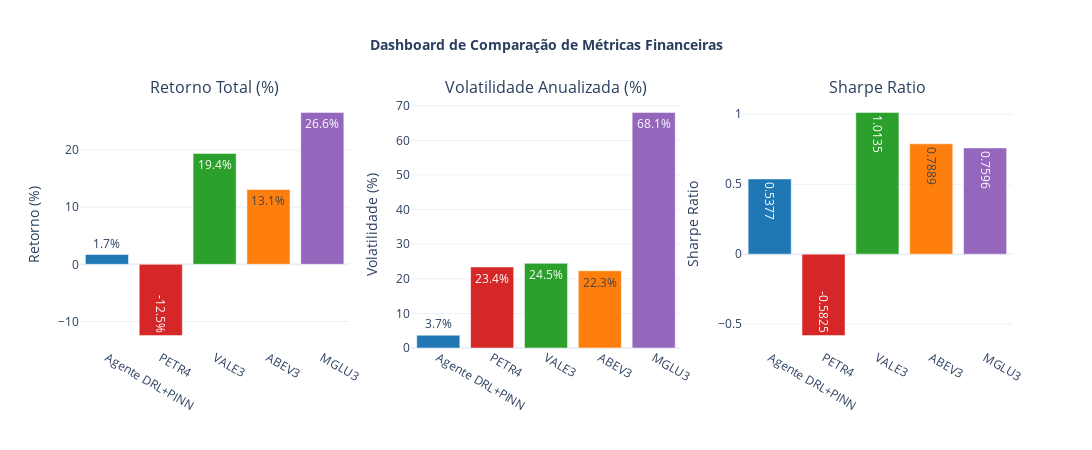

Notebook cell for this chart:
### Markdown cell above
### 9.2 Dashboard de Métricas Comparativas (Plotly)

### Code cell
# Dashboard com 3 Métricas Principais
from plotly.subplots import make_subplots

# Extrair valores numéricos para os gráficos
ativos = list(df_benchmark_comparison.index)
retornos = [float(str(v).rstrip('%')) for v in df_benchmark_comparison['Retorno Total']]
vols = [float(str(v).rstrip('%')) for v in df_benchmark_comparison['Volatilidade']]
sharpes = [float(v) for v in df_benchmark_comparison['Sharpe Ratio']]

colors_bar = [COLOR_PALETTE['agent']] + colors_bench

fig = make_subplots(
    rows=1, cols=3,
    subplot_titles=("Retorno Total (%)", "Volatilidade Anualizada (%)", "Sharpe Ratio"),
    specs=[[{}, {}, {}]]
)

# Retorno Total
fig.add_trace(
    go.Bar(x=ativos, y=retornos, name='Retorno Total', marker_color=colors_bar,
           text=[f'{v:.1f}%' for v in retornos], textposition='auto',
           hovertemplate='<b>%{x}</b><br>Retorno: %{y:.2f}%<extra></extra>'),
    row=1, col=1
)

# Volatilidade
fig.add_trace(
    go.Bar(x=ativos, y=vols, name='Volatilidade', marker_color=colors_bar,
           text=[f'{v:.1f}%' for v in vols], textposition='auto',
           hovertemplate='<b>%{x}</b><br>Volatilidade: %{y:.2f}%<extra></extra>'),
    row=1, col=2
)

# Sharpe Ratio
fig.add_trace(
    go.Bar(x=ativos, y=sharpes, name='Sharpe Ratio', marker_color=colors_bar,
           text=[f'{v:.4f}' for v in sharpes], textposition='auto',
           hovertemplate='<b>%{x}</b><br>Sharpe: %{y:.4f}<extra></extra>'),
    row=1, col=3
)

fig.update_xaxes(title_text="", row=1, col=1)
fig.update_xaxes(title_text="", row=1, col=2)
fig.update_xaxes(title_text="", row=1, col=3)
fig.update_yaxes(title_text="Retorno (%)", row=1, col=1)
fig.update_yaxes(title_text="Volatilidade (%)", row=1, col=2)
fig.update_yaxes(title_text="Sharpe Ratio", row=1, col=3)

fig.update_layout(
    title=dict(
        text="<b>Dashboard de Comparação de Métricas Financeiras</b>",
        x=0.5, xanchor='center', font=dict(size=14)
    ),
    template=PLOTLY_TEMPLATE,
    height=450,
    width=1400,
    showlegend=False,
    hovermode='closest'
)

fig.show()

### Figure 1 — Plotly figure (JSON) as saved in the notebook; plotly's stock layout.template omitted (floating-point values rounded to 4 significant figures)
{"data": [{"hovertemplate": "<b>%{x}</b><br>Retorno: %{y:.2f}%<extra></extra>", "marker": {"color": ["#1f77b4", "#d62728", "#2ca02c", "#ff7f0e", "#9467bd"]}, "name": "Retorno Total", "text": ["1.7%", "-12.5%", "19.4%", "13.1%", "26.6%"], "textposition": "auto", "type": "bar", "x": ["Agente DRL+PINN", "PETR4", "VALE3", "ABEV3", "MGLU3"], "xaxis": "x", "y": [1.71, -12.48, 19.41, 13.1, 26.59], "yaxis": "y"}, {"hovertemplate": "<b>%{x}</b><br>Volatilidade: %{y:.2f}%<extra></extra>", "marker": {"color": ["#1f77b4", "#d62728", "#2ca02c", "#ff7f0e", "#9467bd"]}, "name": "Volatilidade", "text": ["3.7%", "23.4%", "24.5%", "22.3%", "68.1%"], "textposition": "auto", "type": "bar", "x": ["Agente DRL+PINN", "PETR4", "VALE3", "ABEV3", "MGLU3"], "xaxis": "x2", "y": [3.7, 23.42, 24.47, 22.33, 68.08], "yaxis": "y2"}, {"hovertemplate": "<b>%{x}</b><br>Sharpe: %{y:.4f}<extra></extra>", "marker": {"color": ["#1f77b4", "#d62728", "#2ca02c", "#ff7f0e", "#9467bd"]}, "name": "Sharpe Ratio", "text": ["0.5377", "-0.5825", "1.0135", "0.7889", "0.7596"], "textposition": "auto", "type": "bar", "x": ["Agente DRL+PINN", "PETR4", "VALE3", "ABEV3", "MGLU3"], "xaxis": "x3", "y": [0.5377, -0.5825, 1.014, 0.7889, 0.7596], "yaxis": "y3"}], "layout": {"annotations": [{"font": {"size": 16}, "showarrow": false, "text": "Retorno Total (%)", "x": 0.1444, "xanchor": "center", "xref": "paper", "y": 1, "yanchor": "bottom", "yref": "paper"}, {"font": {"size": 16}, "showarrow": false, "text": "Volatilidade Anualizada (%)", "x": 0.5, "xanchor": "center", "xref": "paper", "y": 1, "yanchor": "bottom", "yref": "paper"}, {"font": {"size": 16}, "showarrow": false, "text": "Sharpe Ratio", "x": 0.8556, "xanchor": "center", "xref": "paper", "y": 1, "yanchor": "bottom", "yref": "paper"}], "height": 450, "hovermode": "closest", "showlegend": false, "title": {"font": {"size": 14}, "text": "<b>Dashboard de Comparação de Métricas Financeiras</b>", "x": 0.5, "xanchor": "center"}, "width": 1400, "xaxis": {"anchor": "y", "domain": [0, 0.2889], "title": {"text": ""}}, "xaxis2": {"anchor": "y2", "domain": [0.3556, 0.6444], "title": {"text": ""}}, "xaxis3": {"anchor": "y3", "domain": [0.7111, 1], "title": {"text": ""}}, "yaxis": {"anchor": "x", "domain": [0, 1], "title": {"text": "Retorno (%)"}}, "yaxis2": {"anchor": "x2", "domain": [0, 1], "title": {"text": "Volatilidade (%)"}}, "yaxis3": {"anchor": "x3", "domain": [0, 1], "title": {"text": "Sharpe Ratio"}}}}
